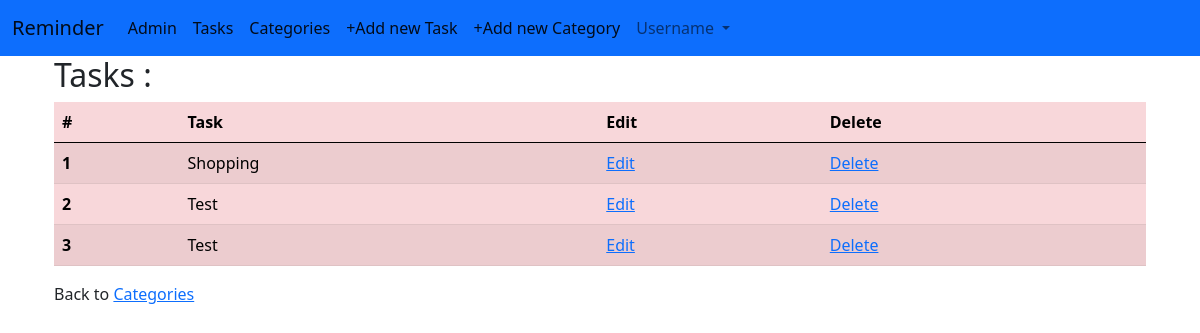
Page /todo/3/Categories/ on the committed database.
### todo/models.py (models this page shows, shortened)
class Task(models.Model):
    ENABLE = "enable"
    DISABLE = 'disable'
    DOING = 'doing'
    DONE = 'done'
    EXPIRE = 'expire'
    ARCHIVE = 'archive'
    UNKNOWN = 'unknown'
    STATUS_TASK = [
        (DISABLE, 'غیرفعال'),
        (ENABLE, 'فعال'),
        (DOING, 'در حال انجام'),
        (DONE, 'انجام شده'),
        (EXPIRE, 'منقضی'),
        (ARCHIVE, 'ارشیو'),
        (UNKNOWN, 'بی سرپرست'),
    ]
    PRIORITY_TASK = [
        (0, 'بی اهمیت'),
        (1, 'کم اهمیت'),
        (2, 'توجه'),
        (3, 'قابل توجه'),
        (4, 'مهم'),
        (5, 'ضروری'),
    ]
    class Meta:
        ordering = ('due_date',)
    title = models.CharField(max_length=250)
    description = models.TextField()
    priority = models.IntegerField(choices=PRIORITY_TASK, default=4)
    status = models.CharField(max_length=10, choices=STATUS_TASK, default=ENABLE)
    due_date = models.DateTimeField()
    created_at = models.DateTimeField(auto_now_add=True)
    updated_at = models.DateTimeField(auto_now=True)
    categories = models.ManyToManyField(Categories, related_name='categories_item')
    due_manager = DueManager()

### todo/views.py (the view)
# urls.py: path('<int:pk>/Categories/', CategoriesDetailView.as_view(), name='categories_item'),
class CategoriesDetailView(DetailView):
    model = Categories
    template_name = 'todo/Categories_detail.html'
    def get_object(self):
        course = get_object_or_404(Categories, pk=self.kwargs['pk'])
        return course.categories_item.all()

### Template/todo/categories_detail.html (shortened to what this page needs)
{% extends 'pages/base.html' %}
{% block Content %}
    <div class="container">
        <h2>Tasks : </h2>
        <table class="table table-danger table-striped">
            <thead>
            <tr>
                <th scope="col">#</th>
                <th scope="col">Task</th>
                <th scope="col">Edit</th>
                <th scope="col">Delete</th>
            </tr>
            </thead>
            <tbody>
            {% for obj in object %}
                <tr>
                    <th scope="row">{{ forloop.counter }}</th>
                    <td>{{ obj.title|title }}</td>
                    <td><a href="{% url 'task_edit' obj.pk %}">Edit</a></td>
                    <td><a href="{% url 'task_delete' obj.pk %}">Delete</a></td>
                </tr>
            {% endfor %}
            </tbody>
        </table>
        <p>Back to <a href="{% url 'categories_list' %}">Categories</a></p>
    </div>
{% endblock Content %}

### rows in the picture
Task: title "Shopping"
Task: title "Test"
Task: title "Test"
